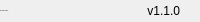
              <widget class="QFrame" name="bottomBar">
               <property name="minimumSize">
                <size>
                 <width>0</width>
                 <height>22</height>
                </size>
               </property>
               <property name="maximumSize">
                <size>
                 <width>16777215</width>
                 <height>22</height>
                </size>
               </property>
               <property name="frameShape">
                <enum>QFrame::NoFrame</enum>
               </property>
               <property name="frameShadow">
                <enum>QFrame::Raised</enum>
               </property>
               <layout class="QHBoxLayout" name="horizontalLayout_5">
                <property name="spacing">
                 <number>0</number>
                </property>
                <property name="leftMargin">
                 <number>0</number>
                </property>
                <property name="topMargin">
                 <number>0</number>
                </property>
                <property name="rightMargin">
                 <number>0</number>
                </property>
                <property name="bottomMargin">
                 <number>0</number>
                </property>
                <item>
                 <widget class="QLabel" name="creditsLabel">
                  <property name="maximumSize">
                   <size>
                    <width>16777215</width>
                    <height>16</height>
                   </size>
                  </property>
                  <property name="font">
                   <font>
                    <family>Segoe UI</family>
                    <pointsize>-1</pointsize>
                    <weight>50</weight>
                    <italic>false</italic>
                    <bold>false</bold>
                   </font>
                  </property>
                  <property name="text">
                   <string>By: Semih SEVINC</string>
                  </property>
                  <property name="textFormat">
                   <enum>Qt::AutoText</enum>
                  </property>
                  <property name="alignment">
                   <set>Qt::AlignLeading|Qt::AlignLeft|Qt::AlignVCenter</set>
                  </property>
                 </widget>
                </item>
                <item>
                 <widget class="QLabel" name="version">
                  <property name="text">
                   <string>v1.1.0</string>
                  </property>
                  <property name="alignment">
                   <set>Qt::AlignRight|Qt::AlignTrailing|Qt::AlignVCenter</set>
                  </property>
                 </widget>
                </item>
                <item>
                 <widget class="QFrame" name="frame_size_grip">
                  <property name="minimumSize">
                   <size>
                    <width>20</width>
                    <height>0</height>
                   </size>
                  </property>
                  <property name="maximumSize">
                   <size>
                    <width>20</width>
                    <height>16777215</height>
                   </size>
                  </property>
                  <property name="frameShape">
                   <enum>QFrame::NoFrame</enum>
                  </property>
                  <property name="frameShadow">
                   <enum>QFrame::Raised</enum>
                  </property>
                 </widget>
                </item>
               </layout>
              </widget>
